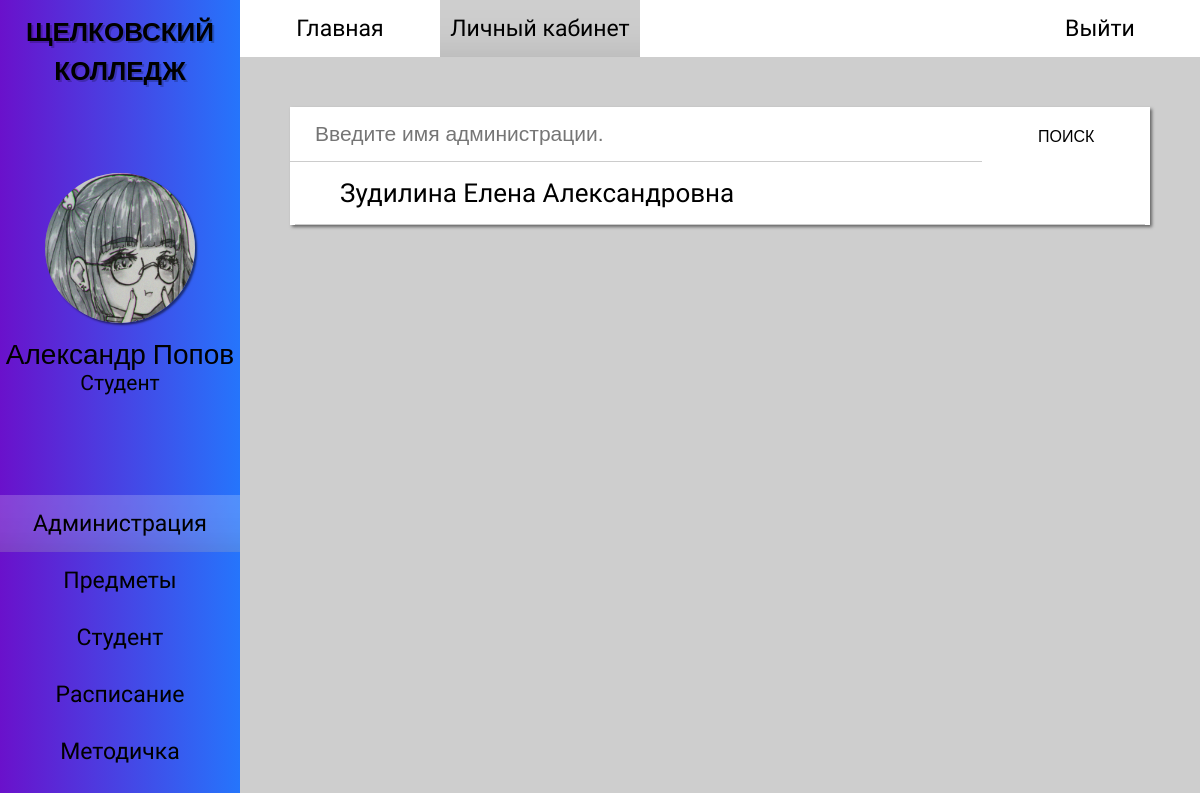
The app's page /administration.php (signed in) with its own data.
### tables this page shows
CREATE TABLE `students` (
  `id_student` int(11) NOT NULL,
  `fio` varchar(50) NOT NULL,
  `id_group` int(11) NOT NULL,
  `date_of_birth` date NOT NULL,
  `phone_number` int(11) NOT NULL,
  `address` varchar(50) NOT NULL,
  `email` varchar(50) NOT NULL,
  `password` varchar(25) NOT NULL,
  `form_study` varchar(10) NOT NULL,
  `number_of_studencheskly` int(11) NOT NULL,
  `phone_numder_parents` varchar(15) NOT NULL,
  `f.i.o_parents` varchar(50) NOT NULL,
  `id_role` int(11) NOT NULL
);

CREATE TABLE `roles` (
  `id_role` int(11) NOT NULL,
  `name_role` varchar(50) NOT NULL
);

### administration.php (the view, shortened to what this page needs)
<?
require_once 'php/connection.php';
$query_administration_list = "SELECT id_administration, fio FROM administration_info ";
$result_administration_list = mysqli_query($link, $query_administration_list);
$user_id = $_SESSION['id_user'];
$query_user_info = "SELECT fio, name_role FROM students, roles WHERE students.id_role = roles.id_role AND id_student = '$user_id'";
$result_user_info = mysqli_query($link, $query_user_info);
$data_user_info = mysqli_fetch_row($result_user_info);
$user_fio = $data_user_info[0];
$user_fio = explode(' ', $user_fio);
?>
<!DOCTYPE html>
<html>
<head>
    <link rel="stylesheet" href="styles/style_admin.css">
    <link rel="stylesheet" href="styles/contents/style_administration.css">
    <link rel="stylesheet" href="styles/style_adaptability.css">
</head>
<body>
    <div id="main-wrapper">
        <div id="wrapper-one">
            <div id="side-bar">
                <div class="hm-logo">
                    <h2> <a href="index.php"> ЩЕЛКОВСКИЙ <br> КОЛЛЕДЖ </a> </h2>
                </div>
                <div class="sb-profile">
                    <img src="images/avatar.jpg">
                    <? echo " <p class='sb-name'> $user_fio[1] $user_fio[0] </p>"; ?>
                    <? echo "<p class='sb-role'> $data_user_info[1] </p>"; ?>
                </div>
                <div class="sb-menu">
                    <ul>
                        <li> <a href="administration.php" id="sb-menu_active"> Администрация </a> </li>
                        <li> <a href="subject.php"> Предметы </a> </li>
                        <li> <a href="student_you.php"> Студент </a> </li>
                        <li> <a href="schedule.php"> Расписание </a> </li>
                        <li> <a href="metodichka.php"> Методичка </a> </li>
                        <li> <a href="vneurochka.php"> Внеурочка </a> </li>
                    </ul>
                </div>
            </div>
        </div>
        <div id="wrapper-two">
            <div id="header-menu">
                <div class="hm-menu">
                    <ul>
                        <li> <a href="index.php"> Главная </a> </li>
                        <li> <a href="student_you.php" id="hm-menu_active"> Личный кабинет</a> </li>
                    </ul>
                </div>
                <div class="hm-login">
                    <a href="php/logout.php"> Выйти </a>
                </div>
            </div>
            <div id="content">
                <div class="items">
                    <form id="search-form" method="GET">
                        <div class="s-b">
                            <input id="enter" type="text" placeholder="Введите имя администрации." value="" name="search-field">
                            <input id="search" type="submit" value="ПОИСК" name="search-button">
                        </div>
                    </form>
                    <form method="GET" action="administration_pofile.php">
                        <?
                        while ($data_administration_list = mysqli_fetch_row($result_administration_list))
                        {
                            echo "<p class='text-p'> $data_administration_list[1] <input class='p-button' type='submit' name='id' value='$data_administration_list[0]'> </p>";
                            echo "<hr>";
                        }
                        ?>
                    </form>
                </div>
            </div>
        </div>
    </div>
</body>
</html>

### styles/style_admin.css (style rules this page uses)
* { box-sizing: border-box; margin: 0; padding: 0; }
html, head, body, #main-wrapper { font-family: "PT Sans Narrow", sans-serif, "Roboto", sans-serif, "Oswald", sans-serif; overflow-y: hidden; height: 100% !important; min-height: 100%; background-color: #CECECE; }
#wrapper-one { float: left; width: 20%; min-height: 100%; }
#wrapper-two { float: right; overflow-y: scroll; width: 80%; min-height: 100%; }
#wrapper-one { position: relative; z-index: 15; float: left; overflow: hidden; overflow: scroll; width: 20%; height: 100%; background-image: linear-gradient(to right, #6A11CB 0%, #2575FC 100%); -ms-overflow-style: none; scrollbar-width: none; }
.hm-logo h2 { font-family: "Oswald", sans-serif; font-size: 26px; padding: 10px 0; text-align: center; text-shadow: 2px 2px 0 rgba(0,0,0,0.2); }
.sb-profile img { display: block; width: 150px; height: 150px; margin: 75px auto 15px auto; border-radius: 100%; box-shadow: 2px 2px 2px 0 rgba(0,0,0,0.5); }
.sb-profile .sb-name { font-family: "Roboto", sans-serif; font-size: 28px; text-align: center; }
.sb-profile .sb-role { font-size: 21px; text-align: center; }
.sb-menu { display: flex; flex-direction: column; padding: 100px 0; }
.sb-menu ul { display: flex; flex-direction: column; width: 100%; list-style-type: none; }
.sb-menu a { font-size: 23px; display: block; width: 100%; padding: 15px 0 15px 0; transition: 0.3s linear; text-align: center; text-decoration: none; color: black; }
.sb-menu a:hover, #sb-menu_active { transition: 0.2s linear; background-color: rgba(255,255,255,0.2); box-shadow: 0 -75px 85px -130px rgba(0,0,0,0.85) inset; }
#header-menu { display: flex; background-color: white; flex-wrap: wrap; }
.hm-menu { display: flex; flex-wrap: wrap; }
.hm-menu ul { display: flex; width: 100%; list-style-type: none; flex-wrap: wrap; }
.hm-menu a { font-size: 23px; display: block; width: 100%; min-width: 200px; padding: 15px 0 15px 0; transition: 0.3s linear; text-align: center; text-decoration: none; color: black; }
.hm-menu a:hover, #hm-menu_active { transition: 0.2s linear; background-color: #CECECE; box-shadow: 0 -75px 85px -130px rgba(0,0,0,0.85) inset; }
.hm-login { margin-left: auto; }
.hm-login a { font-size: 23px; display: block; min-width: 200px; padding: 15px 0 15px 0; transition: 0.3s linear; text-align: center; text-decoration: none; color: black; background-color: white; }
.hm-logo a { text-decoration: none; color: black; }
#content { padding: 50px; }
.text-p { font-size: 26px; position: relative; width: 100%; padding: 16px 0px; transition: 0.2s linear; text-indent: 50px; }
.s-b { display: flex; }
.s-b input { flex-grow: 1; }

### styles/contents/style_administration.css (style rules this page uses)
#content { height: 100%; }
#enter { font-size: 21px; width: 80%; height: 55px; text-indent: 25px; border: none; border-bottom: 1px solid rgba(0,0,0,0.2); }
#search { font-family: "Oswald", sans-serif; font-size: 16px; float: right; width: 19%; height: 55px; transition: 0.2s linear; text-align: center; border: none; background-color: white; }
#content hr { margin: 0 5px; border: 0; border-bottom: 1px solid #CCCCCC; background: #999999; }
#content .items { background-color: white; box-shadow: 2px 2px 3px 0 rgba(0,0,0,0.5); }
#content .items p { margin: 0 auto; }

### styles/style_adaptability.css (style rules this page uses)
#main-wrapper { min-width: 800px; }
@media screen and (max-width: 1210px) { .hm-logo { width: 100%; } }
@media screen and (max-width: 1210px) { .hm-menu { align-items: center; justify-content: center; } }

### records on screen
students: fio "Александр", fio "Попов", id_role.name_role "Студент"

### other values on screen
$data_administration_list[1] "Зудилина Елена Александровна"
